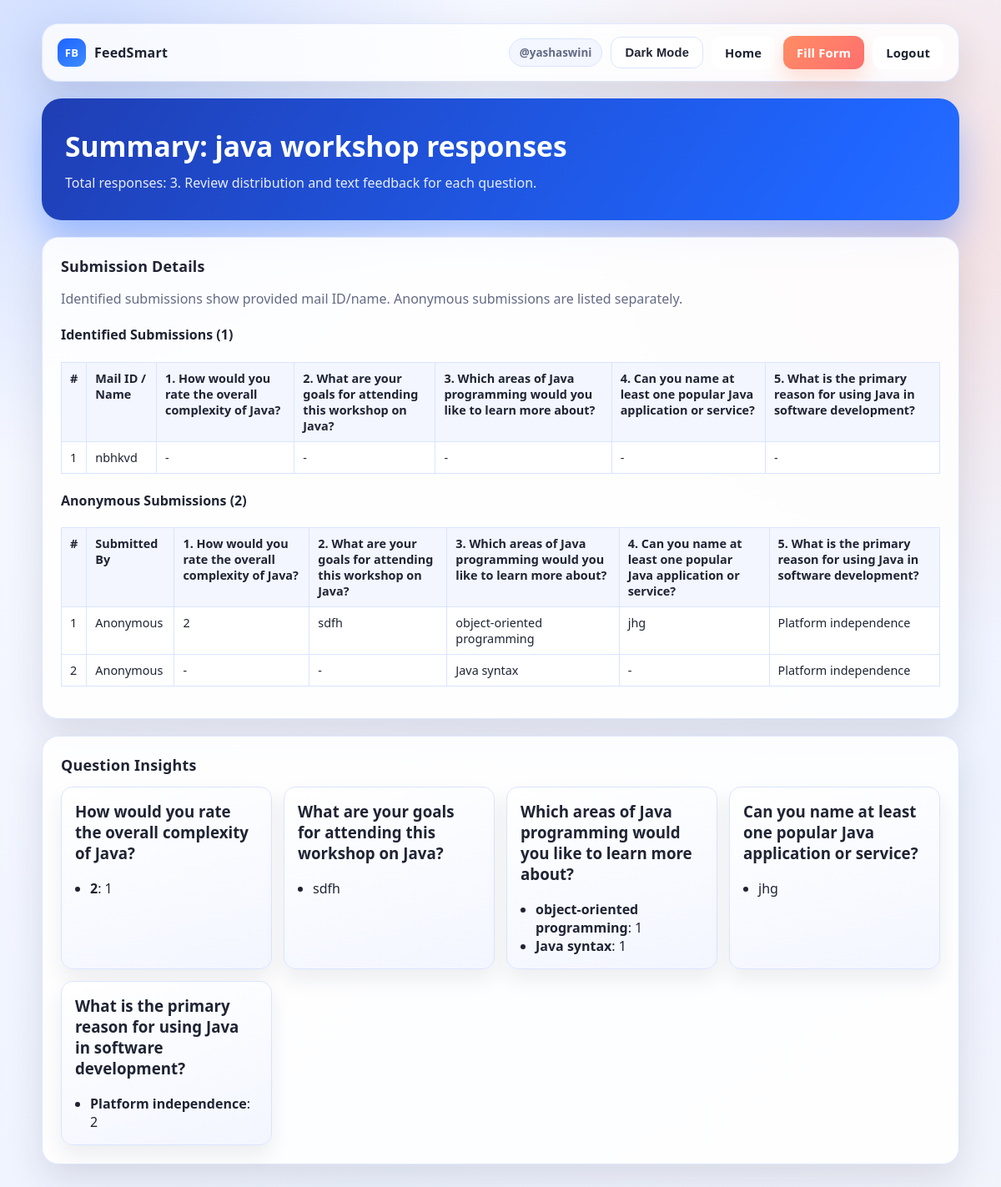
Screenshot of /summary/5 (signed in) with the database file from the repository.
### models.py (models this page shows)
class Form(db.Model):
    id = db.Column(db.Integer, primary_key=True)
    title = db.Column(db.String(200), nullable=False)
    user_id = db.Column(db.Integer, db.ForeignKey('user.id'))
    closing_at = db.Column(DateTime, nullable=True)

class Question(db.Model):
    id = db.Column(db.Integer, primary_key=True)
    form_id = db.Column(db.Integer, db.ForeignKey('form.id'))
    text = db.Column(db.String(300))
    qtype = db.Column(db.String(50))
    options = db.Column(db.String(500))

class Response(db.Model):
    id = db.Column(db.Integer, primary_key=True)
    form_id = db.Column(db.Integer)
    username = db.Column(db.String(100))
    user_id = db.Column(db.Integer, db.ForeignKey('user.id'))

class Answer(db.Model):
    id = db.Column(db.Integer, primary_key=True)
    response_id = db.Column(db.Integer)
    question_id = db.Column(db.Integer)
    value = db.Column(db.String(300))

### app.py (the view)
@app.route('/summary/<int:form_id>')
@login_required
def summary(form_id):
    form = Form.query.filter_by(id=form_id, user_id=session['user_id']).first_or_404()
    questions = Question.query.filter_by(form_id=form_id).all()
    responses = Response.query.filter_by(form_id=form_id, user_id=session['user_id']).order_by(Response.id.asc()).all()
    response_ids = [r.id for r in responses]
    answers = Answer.query.filter(Answer.response_id.in_(response_ids)).all() if response_ids else []
    stats = {}
    for q in questions:
        values = [a.value for a in answers if a.question_id == q.id and a.value]
        if q.qtype in ('rating', 'mcq', 'checkbox'):
            if q.qtype == 'checkbox':
                expanded = []
                for val in values:
                    expanded.extend([v.strip() for v in val.split(',') if v.strip()])
                values = expanded
            stats[q.id] = {
                'mode': 'counts',
                'counts': dict(Counter(values)),
                'total': len(values),
            }
        else:
            stats[q.id] = {
                'mode': 'text',
                'entries': values,
                'total': len(values),
            }
    answer_map = {(a.response_id, a.question_id): a.value for a in answers}
    identified_submissions = []
    anonymous_submissions = []
    for response in responses:
        submitted_by = (response.username or '').strip() or 'Anonymous'
        row = {
            'response_id': response.id,
            'submitted_by': submitted_by,
            'answers': [answer_map.get((response.id, q.id), '') for q in questions],
        }
        if submitted_by.lower() == 'anonymous':
            anonymous_submissions.append(row)
        else:
            identified_submissions.append(row)
    return render_template(
        'summary.html',
        form=form,
        questions=questions,
        stats=stats,
        total_responses=len(response_ids),
        identified_submissions=identified_submissions,
        anonymous_submissions=anonymous_submissions,
    )

### app.py (called while the page is built)
def login_required(view):
    @wraps(view)
    def wrapped_view(*args, **kwargs):
        if 'user_id' not in session:
            return redirect(url_for('login'))
        return view(*args, **kwargs)
    return wrapped_view

@app.context_processor
def inject_user():
    return {'current_username': session.get('username')}

### templates/summary.html (shortened to what this page needs)
<!DOCTYPE html>
<html>
<head>
    <link rel="stylesheet" href="/static/style.css">
</head>
<body>
    <main class="page">
        <header class="topbar reveal">
            <a class="brand" href="/home">
                <span class="brand-badge">FB</span>
                <span>FeedSmart</span>
            </a>
            <nav class="nav-links">
                <span class="user-pill">@{{ current_username }}</span>
                <button type="button" class="btn btn-secondary theme-toggle" onclick="toggleTheme()">Theme</button>
                <a href="/home" class="btn-link btn btn-secondary">Home</a>
                <a href="/form/{{ form.id }}" class="btn-link btn btn-accent">Fill Form</a>
                <a href="/logout" class="btn-link btn btn-secondary">Logout</a>
            </nav>
        </header>
        <section class="hero reveal delay-1">
            <h2>Summary: {{ form.title }}</h2>
            <p>Total responses: {{ total_responses }}. Review distribution and text feedback for each question.</p>
        </section>
        <section class="section reveal delay-2">
            <h3 class="section-title">Submission Details</h3>
            <p class="hint">Identified submissions show provided mail ID/name. Anonymous submissions are listed separately.</p>
            <h4>Identified Submissions ({{ identified_submissions|length }})</h4>
            {% if identified_submissions %}
                <div class="table-wrap">
                    <table class="summary-table">
                        <thead>
                            <tr>
                                <th>#</th>
                                <th>Mail ID / Name</th>
                                {% for q in questions %}
                                    <th>{{ loop.index }}. {{ q.text }}</th>
                                {% endfor %}
                            </tr>
                        </thead>
                        <tbody>
                            {% for row in identified_submissions %}
                                <tr>
                                    <td>{{ loop.index }}</td>
                                    <td>{{ row.submitted_by }}</td>
                                    {% for answer in row.answers %}
                                        <td>{{ answer or '-' }}</td>
                                    {% endfor %}
                                </tr>
                            {% endfor %}
                        </tbody>
                    </table>
                </div>
            {% else %}
                <p class="hint">No identified submissions yet.</p>
            {% endif %}
            <h4>Anonymous Submissions ({{ anonymous_submissions|length }})</h4>
            {% if anonymous_submissions %}
                <div class="table-wrap">
                    <table class="summary-table">
                        <thead>
                            <tr>
                                <th>#</th>
                                <th>Submitted By</th>
                                {% for q in questions %}
                                    <th>{{ loop.index }}. {{ q.text }}</th>
                                {% endfor %}
                            </tr>
                        </thead>
                        <tbody>
                            {% for row in anonymous_submissions %}
                                <tr>
                                    <td>{{ loop.index }}</td>
                                    <td>Anonymous</td>
                                    {% for answer in row.answers %}
                                        <td>{{ answer or '-' }}</td>
                                    {% endfor %}
                                </tr>
                            {% endfor %}
                        </tbody>
                    </table>
                </div>
            {% else %}
                <p class="hint">No anonymous submissions yet.</p>
            {% endif %}
        </section>
        <section class="section reveal delay-2">
            <h3 class="section-title">Question Insights</h3>
            <div class="grid">
                {% for q in questions %}
                <article class="card reveal delay-3">
                    <h3>{{ q.text }}</h3>
                    {% if stats[q.id].total == 0 %}
                        <p class="hint">No responses yet for this question.</p>
                    {% elif stats[q.id].mode == 'counts' %}
                        <ul class="stats">
                            {% for label, count in stats[q.id].counts.items() %}
                                <li><strong>{{ label }}</strong>: {{ count }}</li>
                            {% endfor %}
                        </ul>
                    {% else %}
                        <ul class="stats">
                            {% for val in stats[q.id].entries %}
                                <li>{{ val }}</li>
                            {% endfor %}
                        </ul>
                    {% endif %}
                </article>
                {% endfor %}
            </div>
        </section>
    </main>
</body>
</html>

### static/style.css (style rules this page uses)
:root { --bg: #f7f8ff; --surface: #ffffff; --surface-soft: #f3f6ff; --text: #1f2433; --muted: #636b84; --primary: #1d63ff; --primary-2: #3e8bff; --accent: #ff7c57; --border: #dbe4ff; --shadow: 0 18px 45px rgba(31, 36, 51, 0.12); --radius-lg: 20px; --radius-md: 14px; }
* { box-sizing: border-box; }
body { margin: 0; min-height: 100vh; font-family: "Segoe UI", "Trebuchet MS", Arial, sans-serif; color: var(--text); background: radial-gradient(circle at 8% 5%, rgba(29, 99, 255, 0.2), transparent 28%), radial-gradient(circle at 92% 18%, rgba(255, 124, 87, 0.18), transparent 32%), linear-gradient(145deg, #f8f9ff 0%, #eef3ff 45%, #fff8f3 100%); background-size: 100% 100%, 100% 100%, 170% 170%; animation: bgDrift 18s ease-in-out infinite; transition: background 0.4s ease, color 0.3s ease; }
.page { width: min(1100px, 92vw); margin: 28px auto 44px; }
.topbar { display: flex; align-items: center; justify-content: space-between; gap: 14px; background: color-mix(in srgb, var(--surface) 82%, transparent); backdrop-filter: blur(8px); border: 1px solid color-mix(in srgb, var(--border) 85%, transparent); border-radius: var(--radius-lg); box-shadow: var(--shadow); padding: 14px 18px; }
.brand { display: flex; align-items: center; gap: 10px; font-weight: 800; color: var(--text); text-decoration: none; letter-spacing: 0.2px; }
.brand-badge { width: 34px; height: 34px; border-radius: 11px; background: linear-gradient(145deg, var(--primary), var(--primary-2)); color: #fff; display: grid; place-items: center; font-size: 13px; font-weight: 900; }
.nav-links { display: flex; gap: 10px; flex-wrap: wrap; align-items: center; }
.user-pill { background: var(--surface-soft); color: var(--muted); border: 1px solid var(--border); border-radius: 999px; padding: 7px 12px; font-size: 0.84rem; font-weight: 700; }
.hero { margin-top: 20px; background: linear-gradient(125deg, #1f3eb4 0%, #1f66ff 48%, #5e93ff 100%); background-size: 180% 180%; color: #fff; border-radius: 24px; padding: 34px 28px; box-shadow: 0 22px 45px rgba(29, 99, 255, 0.35); animation: gradientShift 11s ease-in-out infinite; }
.hero h1, .hero h2 { margin: 0; font-size: clamp(1.7rem, 2.8vw, 2.5rem); }
.hero p { margin: 10px 0 0; color: rgba(255, 255, 255, 0.9); max-width: 760px; }
.section { margin-top: 20px; background: color-mix(in srgb, var(--surface) 88%, transparent); border: 1px solid color-mix(in srgb, var(--border) 90%, transparent); border-radius: var(--radius-lg); box-shadow: var(--shadow); padding: 22px; }
.section-title { margin: 0 0 14px; font-size: 1.12rem; letter-spacing: 0.2px; }
.grid { display: grid; gap: 14px; grid-template-columns: repeat(auto-fit, minmax(250px, 1fr)); }
.card { background: linear-gradient(165deg, color-mix(in srgb, var(--surface) 95%, #ffffff) 0%, var(--surface-soft) 100%); border: 1px solid var(--border); border-radius: var(--radius-md); padding: 16px; box-shadow: 0 12px 25px rgba(31, 36, 51, 0.08); }
.card h3, .card p { margin-top: 0; }
.btn, button, a.btn-link { border: 0; border-radius: 12px; padding: 10px 16px; font-weight: 700; font-size: 0.92rem; letter-spacing: 0.15px; text-decoration: none; cursor: pointer; transition: transform 0.15s ease, box-shadow 0.2s ease, background 0.2s ease; }
.btn-secondary { color: var(--text); background: var(--surface); border: 1px solid var(--border); }
.btn-accent { color: #fff; background: linear-gradient(135deg, #ff8d64 0%, #ff6f6f 100%); box-shadow: 0 12px 24px rgba(255, 124, 87, 0.24); }
.theme-toggle { min-width: 100px; }
.stats { margin: 8px 0 0; padding-left: 18px; }
.table-wrap { margin: 10px 0 16px; overflow-x: auto; }
.summary-table { width: 100%; border-collapse: collapse; min-width: 680px; background: var(--surface); border: 1px solid var(--border); border-radius: 12px; }
.summary-table th, .summary-table td { border: 1px solid var(--border); padding: 9px 10px; text-align: left; vertical-align: top; font-size: 0.9rem; }
.summary-table th { background: var(--surface-soft); font-weight: 700; }
.hint { color: var(--muted); }
.reveal { opacity: 0; transform: translateY(18px); animation: riseIn 0.65s ease forwards; }
.delay-1 { animation-delay: 0.08s; }
.delay-2 { animation-delay: 0.16s; }
.delay-3 { animation-delay: 0.24s; }

### rows the page displays
Form: title "java workshop responses"
Question: text "How would you rate the overall complexity of Java?", counts "2", counts "1"
Question: text "What are your goals for attending this workshop on Java?"
Question: text "Which areas of Java programming would you like to learn more about?"
Question: text "Can you name at least one popular Java application or service?"
Question: text "What is the primary reason for using Java in software development?"
Response: submitted_by "nbhkvd", answer "-" "-" "-" "-" "-"
Response: answer "2"
Answer: value "sdfh"
Answer: value "object-oriented programming", count "1"
Answer: value "jhg"
Answer: value "Platform independence", count "2"
Response: answer "-" "-" "-"
Answer: value "Java syntax", count "1"
Answer: value "Platform independence"

### other values shown
{{ current_username }} "yashaswini"
{{ total_responses }} "3"
{{ identified_submissions|length }} "1"
{{ anonymous_submissions|length }} "2"
